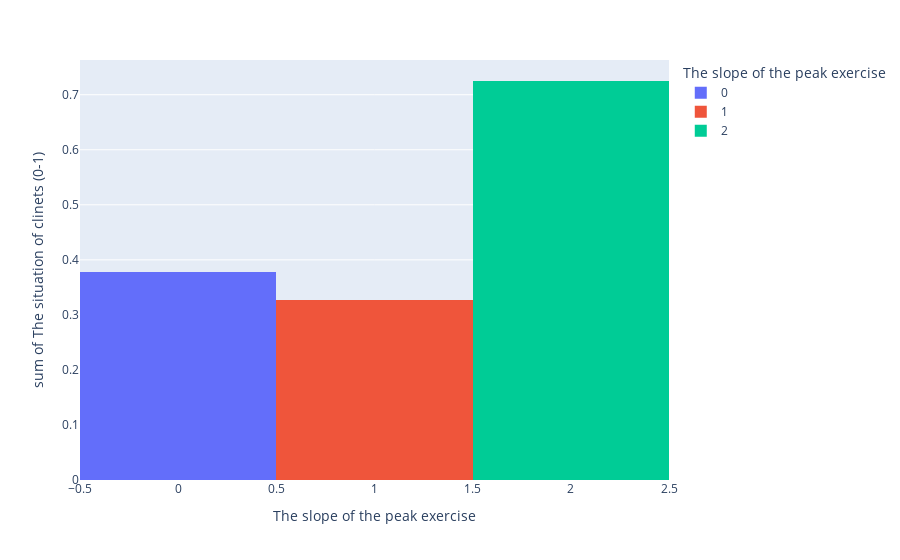

The notebook cell saved with this chart:
### Markdown cell above
This bar chart display the relationship between the maximum heart rate achieved and the situation of clients, with bars colored by the maximum heart rate achieved.

### Code cell
heartD_slope = pd.DataFrame({
    'The situation of clinets (0-1)' : heart.groupby('slope')['target'].mean(),
    'The slope of the peak exercise' : sorted(heart['slope'].unique())
})
px.histogram(heartD_slope, 'The slope of the peak exercise', 'The situation of clinets (0-1)',
             color='The slope of the peak exercise', nbins=3)

### Figure 1 — Plotly figure (JSON) as saved in the notebook; plotly's stock layout.template omitted (floating-point values rounded to 4 significant figures)
{"data": [{"alignmentgroup": "True", "bingroup": "x", "histfunc": "sum", "hovertemplate": "The slope of the peak exercise=%{x}<br>sum of The situation of clinets (0-1)=%{y}<extra></extra>", "legendgroup": "0", "marker": {"color": "#636efa", "pattern": {"shape": ""}}, "name": "0", "nbinsx": 3, "offsetgroup": "0", "orientation": "v", "showlegend": true, "type": "histogram", "x": [0], "xaxis": "x", "y": [0.3784], "yaxis": "y"}, {"alignmentgroup": "True", "bingroup": "x", "histfunc": "sum", "hovertemplate": "The slope of the peak exercise=%{x}<br>sum of The situation of clinets (0-1)=%{y}<extra></extra>", "legendgroup": "1", "marker": {"color": "#EF553B", "pattern": {"shape": ""}}, "name": "1", "nbinsx": 3, "offsetgroup": "1", "orientation": "v", "showlegend": true, "type": "histogram", "x": [1], "xaxis": "x", "y": [0.3278], "yaxis": "y"}, {"alignmentgroup": "True", "bingroup": "x", "histfunc": "sum", "hovertemplate": "The slope of the peak exercise=%{x}<br>sum of The situation of clinets (0-1)=%{y}<extra></extra>", "legendgroup": "2", "marker": {"color": "#00cc96", "pattern": {"shape": ""}}, "name": "2", "nbinsx": 3, "offsetgroup": "2", "orientation": "v", "showlegend": true, "type": "histogram", "x": [2], "xaxis": "x", "y": [0.7249], "yaxis": "y"}], "layout": {"barmode": "relative", "legend": {"title": {"text": "The slope of the peak exercise"}, "tracegroupgap": 0}, "margin": {"t": 60}, "xaxis": {"anchor": "y", "categoryarray": [0, 1, 2], "categoryorder": "array", "domain": [0, 1], "title": {"text": "The slope of the peak exercise"}}, "yaxis": {"anchor": "x", "domain": [0, 1], "title": {"text": "sum of The situation of clinets (0-1)"}}}}
